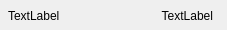
<?xml version="1.0" encoding="UTF-8"?>
<ui version="4.0">
 <class>Form</class>
 <widget class="QWidget" name="Form">
  <property name="geometry">
   <rect>
    <x>0</x>
    <y>0</y>
    <width>227</width>
    <height>30</height>
   </rect>
  </property>
  <property name="sizePolicy">
   <sizepolicy hsizetype="Preferred" vsizetype="Preferred">
    <horstretch>0</horstretch>
    <verstretch>0</verstretch>
   </sizepolicy>
  </property>
  <property name="windowTitle">
   <string>Form</string>
  </property>
  <widget class="QWidget" name="horizontalLayoutWidget">
   <property name="geometry">
    <rect>
     <x>0</x>
     <y>0</y>
     <width>221</width>
     <height>31</height>
    </rect>
   </property>
   <layout class="QHBoxLayout" name="horizontalLayout">
    <property name="leftMargin">
     <number>8</number>
    </property>
    <property name="rightMargin">
     <number>8</number>
    </property>
    <item>
     <widget class="QLabel" name="left_label">
      <property name="text">
       <string>TextLabel</string>
      </property>
      <property name="alignment">
       <set>Qt::AlignLeading|Qt::AlignLeft|Qt::AlignVCenter</set>
      </property>
     </widget>
    </item>
    <item>
     <spacer name="horizontalSpacer">
      <property name="orientation">
       <enum>Qt::Horizontal</enum>
      </property>
      <property name="sizeHint" stdset="0">
       <size>
        <width>40</width>
        <height>20</height>
       </size>
      </property>
     </spacer>
    </item>
    <item>
     <widget class="QLabel" name="right_label">
      <property name="text">
       <string>TextLabel</string>
      </property>
      <property name="alignment">
       <set>Qt::AlignRight|Qt::AlignTrailing|Qt::AlignVCenter</set>
      </property>
     </widget>
    </item>
   </layout>
  </widget>
 </widget>
 <resources/>
 <connections/>
</ui>
